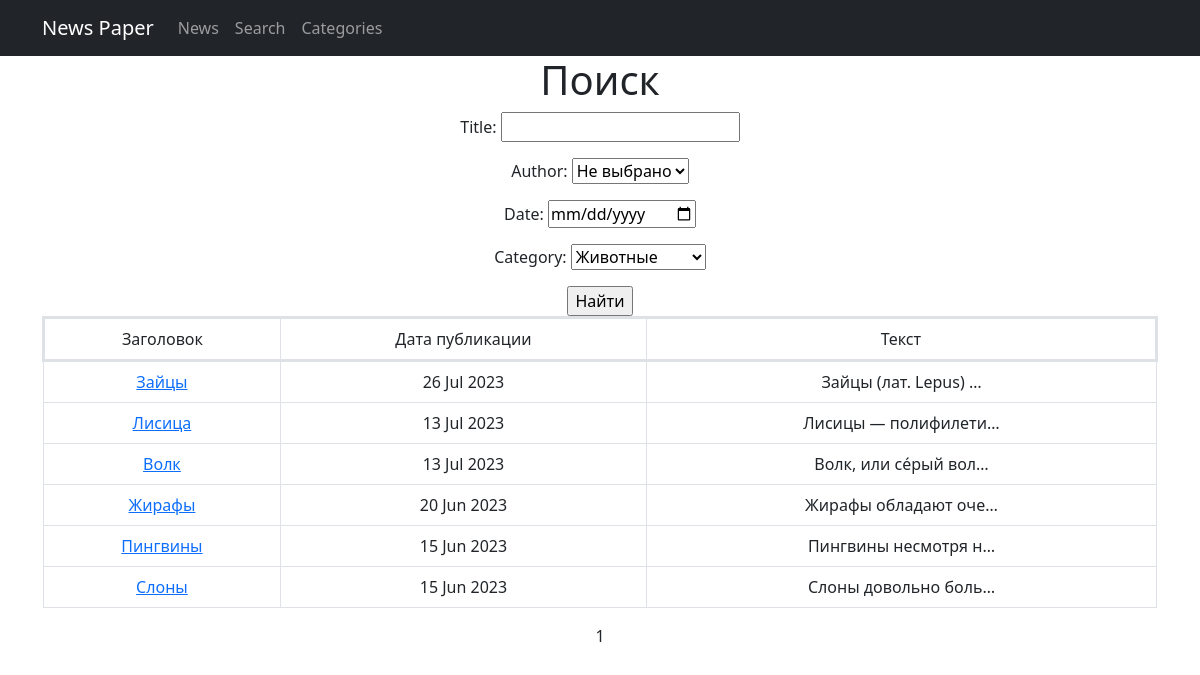
Page /news/search/?category=1 on the committed database.
### news/models.py (models this page shows, shortened)
class Post(models.Model):
    news = 'NW'
    article = 'AR'
    POST_TYPES = [(news, 'Новость'), (article, 'Статья')]
    author = models.ForeignKey('Author', on_delete=models.PROTECT)
    post_type = models.CharField(max_length=2, choices=POST_TYPES, default=article,)
    time_create = models.DateTimeField(auto_now_add=True)
    categories = models.ManyToManyField(Category, through='PostCategory')
    title = models.CharField(max_length=80, default='Заголовок')
    post_text = models.TextField(default='Текст статьи')
    rating = models.IntegerField(default=0)

### news/views.py (the view)
# urls.py: path('search/', PostSearch.as_view(), name='post_search'),
class PostSearch(ListView):
    model = Post
    template_name = 'search.html'
    context_object_name = 'news'
    ordering = '-time_create'
    paginate_by = 10
    def get_queryset(self):
        queryset = super().get_queryset()
        self.filterset = PostFilter(self.request.GET, queryset)
        return self.filterset.qs
    def get_context_data(self, **kwargs):
        context = super().get_context_data(**kwargs)
        context['filterset'] = self.filterset
        return context

### news/models.py (called while the page is built)
    def __str__(self):
        return self.user.username

    def __str__(self):
        return self.name

### news/templatetags/custom_filters.py (called while the page is built)
@register.filter()
def censor(value):
   for word in BAD_WORDS:
        pattern = f'({word[0].upper()}|{word[0].lower()}){word[1:]}'
        value = re.sub(pattern, f'\\1{"*" * (len(word) - 1)}', value)
   return value

### templates/search.html (shortened to what this page needs)
{% extends 'flatpages/default.html' %}
{% load custom_filters %}
{% load custom_tags %}
{% block content %}
    <h1>Поиск</h1>
    <form action="" method="get">
        {{ filterset.form.as_p }}
        <input type="submit" value="Найти" />
    </form>
    {% if news %}
    <table class="table table-bordered">
        <tr style='border-width: 3px;'>
            <td>Заголовок</td>
            <td>Дата публикации</td>
            <td>Текст</td>
        </tr>
        {% for post in news %}
        <tr>
            <td><a href="/news/{{post.id}}">{{ post.title|censor }}</a></td>
            <td>{{ post.time_create|date:'d M Y' }}</td>
            <td>{{ post.post_text|truncatechars:20|censor }}</td>
        </tr>
        {% endfor %}
    </table>
    {% else %}
        <h2>Ничего не найдено</h2>
    {% endif %}
{{ page_obj.number }}
{% endblock content %}

### rows in the picture
Post: title|censor "Зайцы", time_create "26 Jul 2023", post_text|censor "Зайцы (лат. Lepus) …"
Post: title|censor "Лисица", time_create "13 Jul 2023", post_text|censor "Лисицы — полифилети…"
Post: title|censor "Волк", time_create "13 Jul 2023", post_text|censor "Волк, или се́рый вол…"
Post: title|censor "Жирафы", time_create "20 Jun 2023", post_text|censor "Жирафы обладают оче…"
Post: title|censor "Пингвины", time_create "15 Jun 2023", post_text|censor "Пингвины несмотря н…"
Post: title|censor "Слоны", time_create "15 Jun 2023", post_text|censor "Слоны довольно боль…"

### other values in the picture
{{ page_obj.number }} "1"
